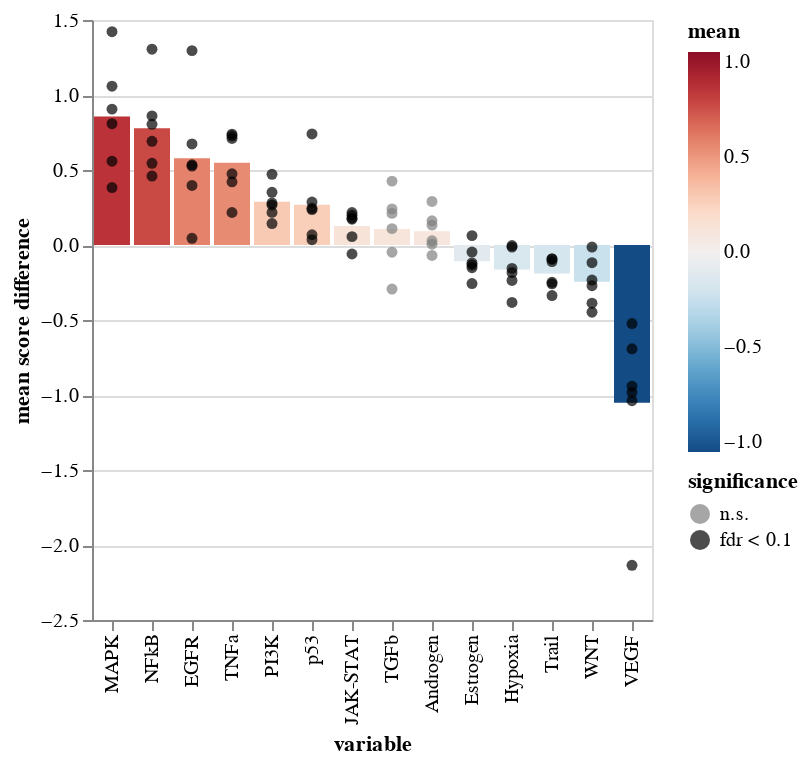

Notebook cell for this chart:
### Code cell
ch = sh.pairwise.plot_paired_fc(
    pb_pw_malignant_b,
    groupby="cell_phenotype",
    paired_by="patient",
    metric="diff",
    var_names=res["variable"].tolist(),
    de_res_df=res,
    pvalue_col="fdr",
    var_col="variable",
)
ch.save(f"{artifact_dir}/progeny_malignant_b_vs_fos_malignant_b_fold_change_barchart.svg")
ch.display()

### Figure 1 — Vega-Lite specification as saved in the notebook (floating-point values rounded to 4 significant figures)
{"config": {"view": {"continuousWidth": 400, "continuousHeight": 300}}, "layer": [{"data": {"name": "data-9b9674eb3fcd675ae7a2792fac77463c"}, "mark": "bar", "encoding": {"color": {"field": "mean", "scale": {"domain": [-1.052, 1.052], "reverse": true, "scheme": "redblue"}, "type": "quantitative"}, "x": {"field": "variable", "sort": ["MAPK", "NFkB", "EGFR", "TNFa", "PI3K", "p53", "JAK-STAT", "TGFb", "Androgen", "Estrogen", "Hypoxia", "Trail", "WNT", "VEGF"], "type": "nominal"}, "y": {"field": "mean", "type": "quantitative"}}}, {"data": {"name": "data-0d60600f6d8a57904bce0c4a41c970e3"}, "mark": "circle", "encoding": {"color": {"field": "significance", "scale": {"domain": ["n.s.", "fdr < 0.1"], "range": ["grey", "black"]}, "type": "nominal"}, "x": {"field": "variable", "sort": ["MAPK", "NFkB", "EGFR", "TNFa", "PI3K", "p53", "JAK-STAT", "TGFb", "Androgen", "Estrogen", "Hypoxia", "Trail", "WNT", "VEGF"], "type": "nominal"}, "y": {"field": "value", "title": "mean score difference", "type": "quantitative"}}}], "$schema": "https://vega.github.io/schema/vega-lite/v4.17.0.json", "datasets": {"data-9b9674eb3fcd675ae7a2792fac77463c": [{"variable": "Androgen", "mean": 0.09128}, {"variable": "EGFR", "mean": 0.5787}, {"variable": "Estrogen", "mean": -0.1076}, {"variable": "Hypoxia", "mean": -0.1628}, {"variable": "JAK-STAT", "mean": 0.1268}, {"variable": "MAPK", "mean": 0.8562}, {"variable": "NFkB", "mean": 0.7778}, {"variable": "PI3K", "mean": 0.2882}, {"variable": "TGFb", "mean": 0.1074}, {"variable": "TNFa", "mean": 0.5484}, {"variable": "Trail", "mean": -0.1901}, {"variable": "VEGF", "mean": -1.052}, {"variable": "WNT", "mean": -0.2454}, {"variable": "p53", "mean": 0.2685}], "data-0d60600f6d8a57904bce0c4a41c970e3": [{"patient": "P1", "variable": "Androgen", "value": 0.2905, "mean": 0.09128, "coef": 0.09128, "intercept": 0.1738, "pvalue": 0.1445, "group": "fos_malignant_b", "fdr": 0.1556, "significance": "n.s."}, {"patient": "P2", "variable": "Androgen", "value": -0.06975, "mean": 0.09128, "coef": 0.09128, "intercept": 0.1738, "pvalue": 0.1445, "group": "fos_malignant_b", "fdr": 0.1556, "significance": "n.s."}, {"patient": "P3", "variable": "Androgen", "value": 0.1613, "mean": 0.09128, "coef": 0.09128, "intercept": 0.1738, "pvalue": 0.1445, "group": "fos_malignant_b", "fdr": 0.1556, "significance": "n.s."}, {"patient": "P4", "variable": "Androgen", "value": 0.1325, "mean": 0.09128, "coef": 0.09128, "intercept": 0.1738, "pvalue": 0.1445, "group": "fos_malignant_b", "fdr": 0.1556, "significance": "n.s."}, {"patient": "P5", "variable": "Androgen", "value": 0.02793, "mean": 0.09128, "coef": 0.09128, "intercept": 0.1738, "pvalue": 0.1445, "group": "fos_malignant_b", "fdr": 0.1556, "significance": "n.s."}, {"patient": "P6", "variable": "Androgen", "value": 0.005182, "mean": 0.09128, "coef": 0.09128, "intercept": 0.1738, "pvalue": 0.1445, "group": "fos_malignant_b", "fdr": 0.1556, "significance": "n.s."}, {"patient": "P1", "variable": "EGFR", "value": 1.296, "mean": 0.5787, "coef": 0.5787, "intercept": 0.1129, "pvalue": 0.01833, "group": "fos_malignant_b", "fdr": 0.03208, "significance": "fdr < 0.1"}, {"patient": "P2", "variable": "EGFR", "value": 0.5266, "mean": 0.5787, "coef": 0.5787, "intercept": 0.1129, "pvalue": 0.01833, "group": "fos_malignant_b", "fdr": 0.03208, "significance": "fdr < 0.1"}, {"patient": "P3", "variable": "EGFR", "value": 0.6739, "mean": 0.5787, "coef": 0.5787, "intercept": 0.1129, "pvalue": 0.01833, "group": "fos_malignant_b", "fdr": 0.03208, "significance": "fdr < 0.1"}, {"patient": "P4", "variable": "EGFR", "value": 0.5349, "mean": 0.5787, "coef": 0.5787, "intercept": 0.1129, "pvalue": 0.01833, "group": "fos_malignant_b", "fdr": 0.03208, "significance": "fdr < 0.1"}, {"patient": "P5", "variable": "EGFR", "value": 0.3968, "mean": 0.5787, "coef": 0.5787, "intercept": 0.1129, "pvalue": 0.01833, "group": "fos_malignant_b", "fdr": 0.03208, "significance": "fdr < 0.1"}, {"patient": "P6", "variable": "EGFR", "value": 0.04432, "mean": 0.5787, "coef": 0.5787, "intercept": 0.1129, "pvalue": 0.01833, "group": "fos_malignant_b", "fdr": 0.03208, "significance": "fdr < 0.1"}, {"patient": "P1", "variable": "Estrogen", "value": -0.2573, "mean": -0.1076, "coef": -0.1076, "intercept": -0.2924, "pvalue": 0.05771, "group": "fos_malignant_b", "fdr": 0.06733, "significance": "fdr < 0.1"}, {"patient": "P2", "variable": "Estrogen", "value": -0.1516, "mean": -0.1076, "coef": -0.1076, "intercept": -0.2924, "pvalue": 0.05771, "group": "fos_malignant_b", "fdr": 0.06733, "significance": "fdr < 0.1"}, {"patient": "P3", "variable": "Estrogen", "value": -0.04732, "mean": -0.1076, "coef": -0.1076, "intercept": -0.2924, "pvalue": 0.05771, "group": "fos_malignant_b", "fdr": 0.06733, "significance": "fdr < 0.1"}, {"patient": "P4", "variable": "Estrogen", "value": -0.1194, "mean": -0.1076, "coef": -0.1076, "intercept": -0.2924, "pvalue": 0.05771, "group": "fos_malignant_b", "fdr": 0.06733, "significance": "fdr < 0.1"}, {"patient": "P5", "variable": "Estrogen", "value": 0.06264, "mean": -0.1076, "coef": -0.1076, "intercept": -0.2924, "pvalue": 0.05771, "group": "fos_malignant_b", "fdr": 0.06733, "significance": "fdr < 0.1"}, {"patient": "P6", "variable": "Estrogen", "value": -0.1328, "mean": -0.1076, "coef": -0.1076, "intercept": -0.2924, "pvalue": 0.05771, "group": "fos_malignant_b", "fdr": 0.06733, "significance": "fdr < 0.1"}, {"patient": "P1", "variable": "Hypoxia", "value": -0.2361, "mean": -0.1628, "coef": -0.1628, "intercept": 0.3339, "pvalue": 0.03815, "group": "fos_malignant_b", "fdr": 0.05341, "significance": "fdr < 0.1"}, {"patient": "P2", "variable": "Hypoxia", "value": -0.01426, "mean": -0.1628, "coef": -0.1628, "intercept": 0.3339, "pvalue": 0.03815, "group": "fos_malignant_b", "fdr": 0.05341, "significance": "fdr < 0.1"}, {"patient": "P3", "variable": "Hypoxia", "value": -0.1837, "mean": -0.1628, "coef": -0.1628, "intercept": 0.3339, "pvalue": 0.03815, "group": "fos_malignant_b", "fdr": 0.05341, "significance": "fdr < 0.1"}, {"patient": "P4", "variable": "Hypoxia", "value": -0.1562, "mean": -0.1628, "coef": -0.1628, "intercept": 0.3339, "pvalue": 0.03815, "group": "fos_malignant_b", "fdr": 0.05341, "significance": "fdr < 0.1"}, {"patient": "P5", "variable": "Hypoxia", "value": -0.383, "mean": -0.1628, "coef": -0.1628, "intercept": 0.3339, "pvalue": 0.03815, "group": "fos_malignant_b", "fdr": 0.05341, "significance": "fdr < 0.1"}, {"patient": "P6", "variable": "Hypoxia", "value": -0.003742, "mean": -0.1628, "coef": -0.1628, "intercept": 0.3339, "pvalue": 0.03815, "group": "fos_malignant_b", "fdr": 0.05341, "significance": "fdr < 0.1"}, {"patient": "P1", "variable": "JAK-STAT", "value": 0.172, "mean": 0.1268, "coef": 0.1268, "intercept": -0.06404, "pvalue": 0.03418, "group": "fos_malignant_b", "fdr": 0.05316, "significance": "fdr < 0.1"}, {"patient": "P2", "variable": "JAK-STAT", "value": -0.06, "mean": 0.1268, "coef": 0.1268, "intercept": -0.06404, "pvalue": 0.03418, "group": "fos_malignant_b", "fdr": 0.05316, "significance": "fdr < 0.1"}, {"patient": "P3", "variable": "JAK-STAT", "value": 0.1788, "mean": 0.1268, "coef": 0.1268, "intercept": -0.06404, "pvalue": 0.03418, "group": "fos_malignant_b", "fdr": 0.05316, "significance": "fdr < 0.1"}, {"patient": "P4", "variable": "JAK-STAT", "value": 0.05579, "mean": 0.1268, "coef": 0.1268, "intercept": -0.06404, "pvalue": 0.03418, "group": "fos_malignant_b", "fdr": 0.05316, "significance": "fdr < 0.1"}, {"patient": "P5", "variable": "JAK-STAT", "value": 0.1978, "mean": 0.1268, "coef": 0.1268, "intercept": -0.06404, "pvalue": 0.03418, "group": "fos_malignant_b", "fdr": 0.05316, "significance": "fdr < 0.1"}, {"patient": "P6", "variable": "JAK-STAT", "value": 0.2161, "mean": 0.1268, "coef": 0.1268, "intercept": -0.06404, "pvalue": 0.03418, "group": "fos_malignant_b", "fdr": 0.05316, "significance": "fdr < 0.1"}, {"patient": "P1", "variable": "MAPK", "value": 1.422, "mean": 0.8562, "coef": 0.8562, "intercept": -0.1461, "pvalue": 0.002335, "group": "fos_malignant_b", "fdr": 0.008171, "significance": "fdr < 0.1"}, {"patient": "P2", "variable": "MAPK", "value": 0.5588, "mean": 0.8562, "coef": 0.8562, "intercept": -0.1461, "pvalue": 0.002335, "group": "fos_malignant_b", "fdr": 0.008171, "significance": "fdr < 0.1"}, {"patient": "P3", "variable": "MAPK", "value": 0.9059, "mean": 0.8562, "coef": 0.8562, "intercept": -0.1461, "pvalue": 0.002335, "group": "fos_malignant_b", "fdr": 0.008171, "significance": "fdr < 0.1"}, {"patient": "P4", "variable": "MAPK", "value": 1.059, "mean": 0.8562, "coef": 0.8562, "intercept": -0.1461, "pvalue": 0.002335, "group": "fos_malignant_b", "fdr": 0.008171, "significance": "fdr < 0.1"}, {"patient": "P5", "variable": "MAPK", "value": 0.8087, "mean": 0.8562, "coef": 0.8562, "intercept": -0.1461, "pvalue": 0.002335, "group": "fos_malignant_b", "fdr": 0.008171, "significance": "fdr < 0.1"}, {"patient": "P6", "variable": "MAPK", "value": 0.3827, "mean": 0.8562, "coef": 0.8562, "intercept": -0.1461, "pvalue": 0.002335, "group": "fos_malignant_b", "fdr": 0.008171, "significance": "fdr < 0.1"}, {"patient": "P1", "variable": "NFkB", "value": 1.305, "mean": 0.7778, "coef": 0.7778, "intercept": 0.1149, "pvalue": 0.001421, "group": "fos_malignant_b", "fdr": 0.007261, "significance": "fdr < 0.1"}, {"patient": "P2", "variable": "NFkB", "value": 0.4593, "mean": 0.7778, "coef": 0.7778, "intercept": 0.1149, "pvalue": 0.001421, "group": "fos_malignant_b", "fdr": 0.007261, "significance": "fdr < 0.1"}, {"patient": "P3", "variable": "NFkB", "value": 0.8607, "mean": 0.7778, "coef": 0.7778, "intercept": 0.1149, "pvalue": 0.001421, "group": "fos_malignant_b", "fdr": 0.007261, "significance": "fdr < 0.1"}, {"patient": "P4", "variable": "NFkB", "value": 0.6916, "mean": 0.7778, "coef": 0.7778, "intercept": 0.1149, "pvalue": 0.001421, "group": "fos_malignant_b", "fdr": 0.007261, "significance": "fdr < 0.1"}, {"patient": "P5", "variable": "NFkB", "value": 0.545, "mean": 0.7778, "coef": 0.7778, "intercept": 0.1149, "pvalue": 0.001421, "group": "fos_malignant_b", "fdr": 0.007261, "significance": "fdr < 0.1"}, {"patient": "P6", "variable": "NFkB", "value": 0.8049, "mean": 0.7778, "coef": 0.7778, "intercept": 0.1149, "pvalue": 0.001421, "group": "fos_malignant_b", "fdr": 0.007261, "significance": "fdr < 0.1"}, {"patient": "P1", "variable": "PI3K", "value": 0.2174, "mean": 0.2882, "coef": 0.2882, "intercept": -0.02561, "pvalue": 0.001556, "group": "fos_malignant_b", "fdr": 0.007261, "significance": "fdr < 0.1"}, {"patient": "P2", "variable": "PI3K", "value": 0.2672, "mean": 0.2882, "coef": 0.2882, "intercept": -0.02561, "pvalue": 0.001556, "group": "fos_malignant_b", "fdr": 0.007261, "significance": "fdr < 0.1"}, {"patient": "P3", "variable": "PI3K", "value": 0.4712, "mean": 0.2882, "coef": 0.2882, "intercept": -0.02561, "pvalue": 0.001556, "group": "fos_malignant_b", "fdr": 0.007261, "significance": "fdr < 0.1"}, {"patient": "P4", "variable": "PI3K", "value": 0.1427, "mean": 0.2882, "coef": 0.2882, "intercept": -0.02561, "pvalue": 0.001556, "group": "fos_malignant_b", "fdr": 0.007261, "significance": "fdr < 0.1"}, {"patient": "P5", "variable": "PI3K", "value": 0.2795, "mean": 0.2882, "coef": 0.2882, "intercept": -0.02561, "pvalue": 0.001556, "group": "fos_malignant_b", "fdr": 0.007261, "significance": "fdr < 0.1"}, {"patient": "P6", "variable": "PI3K", "value": 0.3511, "mean": 0.2882, "coef": 0.2882, "intercept": -0.02561, "pvalue": 0.001556, "group": "fos_malignant_b", "fdr": 0.007261, "significance": "fdr < 0.1"}, {"patient": "P1", "variable": "TGFb", "value": 0.4258, "mean": 0.1074, "coef": 0.1074, "intercept": -0.2497, "pvalue": 0.3424, "group": "fos_malignant_b", "fdr": 0.3424, "significance": "n.s."}, {"patient": "P2", "variable": "TGFb", "value": -0.0478, "mean": 0.1074, "coef": 0.1074, "intercept": -0.2497, "pvalue": 0.3424, "group": "fos_malignant_b", "fdr": 0.3424, "significance": "n.s."}, {"patient": "P3", "variable": "TGFb", "value": 0.1092, "mean": 0.1074, "coef": 0.1074, "intercept": -0.2497, "pvalue": 0.3424, "group": "fos_malignant_b", "fdr": 0.3424, "significance": "n.s."}, {"patient": "P4", "variable": "TGFb", "value": 0.2107, "mean": 0.1074, "coef": 0.1074, "intercept": -0.2497, "pvalue": 0.3424, "group": "fos_malignant_b", "fdr": 0.3424, "significance": "n.s."}, {"patient": "P5", "variable": "TGFb", "value": 0.2403, "mean": 0.1074, "coef": 0.1074, "intercept": -0.2497, "pvalue": 0.3424, "group": "fos_malignant_b", "fdr": 0.3424, "significance": "n.s."}, {"patient": "P6", "variable": "TGFb", "value": -0.2938, "mean": 0.1074, "coef": 0.1074, "intercept": -0.2497, "pvalue": 0.3424, "group": "fos_malignant_b", "fdr": 0.3424, "significance": "n.s."}, {"patient": "P1", "variable": "TNFa", "value": 0.728, "mean": 0.5484, "coef": 0.5484, "intercept": 0.2396, "pvalue": 0.00147, "group": "fos_malignant_b", "fdr": 0.007261, "significance": "fdr < 0.1"}, {"patient": "P2", "variable": "TNFa", "value": 0.2167, "mean": 0.5484, "coef": 0.5484, "intercept": 0.2396, "pvalue": 0.00147, "group": "fos_malignant_b", "fdr": 0.007261, "significance": "fdr < 0.1"}, {"patient": "P3", "variable": "TNFa", "value": 0.7104, "mean": 0.5484, "coef": 0.5484, "intercept": 0.2396, "pvalue": 0.00147, "group": "fos_malignant_b", "fdr": 0.007261, "significance": "fdr < 0.1"}, {"patient": "P4", "variable": "TNFa", "value": 0.4214, "mean": 0.5484, "coef": 0.5484, "intercept": 0.2396, "pvalue": 0.00147, "group": "fos_malignant_b", "fdr": 0.007261, "significance": "fdr < 0.1"}, {"patient": "P5", "variable": "TNFa", "value": 0.475, "mean": 0.5484, "coef": 0.5484, "intercept": 0.2396, "pvalue": 0.00147, "group": "fos_malignant_b", "fdr": 0.007261, "significance": "fdr < 0.1"}, {"patient": "P6", "variable": "TNFa", "value": 0.7392, "mean": 0.5484, "coef": 0.5484, "intercept": 0.2396, "pvalue": 0.00147, "group": "fos_malignant_b", "fdr": 0.007261, "significance": "fdr < 0.1"}, {"patient": "P1", "variable": "Trail", "value": -0.1102, "mean": -0.1901, "coef": -0.1901, "intercept": 0.1503, "pvalue": 0.006795, "group": "fos_malignant_b", "fdr": 0.01586, "significance": "fdr < 0.1"}, {"patient": "P2", "variable": "Trail", "value": -0.09463, "mean": -0.1901, "coef": -0.1901, "intercept": 0.1503, "pvalue": 0.006795, "group": "fos_malignant_b", "fdr": 0.01586, "significance": "fdr < 0.1"}, {"patient": "P3", "variable": "Trail", "value": -0.09098, "mean": -0.1901, "coef": -0.1901, "intercept": 0.1503, "pvalue": 0.006795, "group": "fos_malignant_b", "fdr": 0.01586, "significance": "fdr < 0.1"}, {"patient": "P4", "variable": "Trail", "value": -0.3371, "mean": -0.1901, "coef": -0.1901, "intercept": 0.1503, "pvalue": 0.006795, "group": "fos_malignant_b", "fdr": 0.01586, "significance": "fdr < 0.1"}, {"patient": "P5", "variable": "Trail", "value": -0.2489, "mean": -0.1901, "coef": -0.1901, "intercept": 0.1503, "pvalue": 0.006795, "group": "fos_malignant_b", "fdr": 0.01586, "significance": "fdr < 0.1"}, {"patient": "P6", "variable": "Trail", "value": -0.2587, "mean": -0.1901, "coef": -0.1901, "intercept": 0.1503, "pvalue": 0.006795, "group": "fos_malignant_b", "fdr": 0.01586, "significance": "fdr < 0.1"}, {"patient": "P1", "variable": "VEGF", "value": -2.135, "mean": -1.052, "coef": -1.052, "intercept": -0.4881, "pvalue": 0.006077, "group": "fos_malignant_b", "fdr": 0.01586, "significance": "fdr < 0.1"}, {"patient": "P2", "variable": "VEGF", "value": -1.038, "mean": -1.052, "coef": -1.052, "intercept": -0.4881, "pvalue": 0.006077, "group": "fos_malignant_b", "fdr": 0.01586, "significance": "fdr < 0.1"}, {"patient": "P3", "variable": "VEGF", "value": -0.9408, "mean": -1.052, "coef": -1.052, "intercept": -0.4881, "pvalue": 0.006077, "group": "fos_malignant_b", "fdr": 0.01586, "significance": "fdr < 0.1"}, {"patient": "P4", "variable": "VEGF", "value": -0.9826, "mean": -1.052, "coef": -1.052, "intercept": -0.4881, "pvalue": 0.006077, "group": "fos_malignant_b", "fdr": 0.01586, "significance": "fdr < 0.1"}, {"patient": "P5", "variable": "VEGF", "value": -0.5239, "mean": -1.052, "coef": -1.052, "intercept": -0.4881, "pvalue": 0.006077, "group": "fos_malignant_b", "fdr": 0.01586, "significance": "fdr < 0.1"}, {"patient": "P6", "variable": "VEGF", "value": -0.692, "mean": -1.052, "coef": -1.052, "intercept": -0.4881, "pvalue": 0.006077, "group": "fos_malignant_b", "fdr": 0.01586, "significance": "fdr < 0.1"}, {"patient": "P1", "variable": "WNT", "value": -0.1177, "mean": -0.2454, "coef": -0.2454, "intercept": 0.2882, "pvalue": 0.01403, "group": "fos_malignant_b", "fdr": 0.02807, "significance": "fdr < 0.1"}, {"patient": "P2", "variable": "WNT", "value": -0.01368, "mean": -0.2454, "coef": -0.2454, "intercept": 0.2882, "pvalue": 0.01403, "group": "fos_malignant_b", "fdr": 0.02807, "significance": "fdr < 0.1"}, {"patient": "P3", "variable": "WNT", "value": -0.4479, "mean": -0.2454, "coef": -0.2454, "intercept": 0.2882, "pvalue": 0.01403, "group": "fos_malignant_b", "fdr": 0.02807, "significance": "fdr < 0.1"}, {"patient": "P4", "variable": "WNT", "value": -0.3878, "mean": -0.2454, "coef": -0.2454, "intercept": 0.2882, "pvalue": 0.01403, "group": "fos_malignant_b", "fdr": 0.02807, "significance": "fdr < 0.1"}, {"patient": "P5", "variable": "WNT", "value": -0.2712, "mean": -0.2454, "coef": -0.2454, "intercept": 0.2882, "pvalue": 0.01403, "group": "fos_malignant_b", "fdr": 0.02807, "significance": "fdr < 0.1"}, {"patient": "P6", "variable": "WNT", "value": -0.2339, "mean": -0.2454, "coef": -0.2454, "intercept": 0.2882, "pvalue": 0.01403, "group": "fos_malignant_b", "fdr": 0.02807, "significance": "fdr < 0.1"}, {"patient": "P1", "variable": "p53", "value": 0.7402, "mean": 0.2685, "coef": 0.2685, "intercept": 0.2278, "pvalue": 0.04796, "group": "fos_malignant_b", "fdr": 0.06104, "significance": "fdr < 0.1"}, {"patient": "P2", "variable": "p53", "value": 0.06834, "mean": 0.2685, "coef": 0.2685, "intercept": 0.2278, "pvalue": 0.04796, "group": "fos_malignant_b", "fdr": 0.06104, "significance": "fdr < 0.1"}, {"patient": "P3", "variable": "p53", "value": 0.2863, "mean": 0.2685, "coef": 0.2685, "intercept": 0.2278, "pvalue": 0.04796, "group": "fos_malignant_b", "fdr": 0.06104, "significance": "fdr < 0.1"}, {"patient": "P4", "variable": "p53", "value": 0.2357, "mean": 0.2685, "coef": 0.2685, "intercept": 0.2278, "pvalue": 0.04796, "group": "fos_malignant_b", "fdr": 0.06104, "significance": "fdr < 0.1"}, {"patient": "P5", "variable": "p53", "value": 0.245, "mean": 0.2685, "coef": 0.2685, "intercept": 0.2278, "pvalue": 0.04796, "group": "fos_malignant_b", "fdr": 0.06104, "significance": "fdr < 0.1"}, {"patient": "P6", "variable": "p53", "value": 0.03555, "mean": 0.2685, "coef": 0.2685, "intercept": 0.2278, "pvalue": 0.04796, "group": "fos_malignant_b", "fdr": 0.06104, "significance": "fdr < 0.1"}]}}
